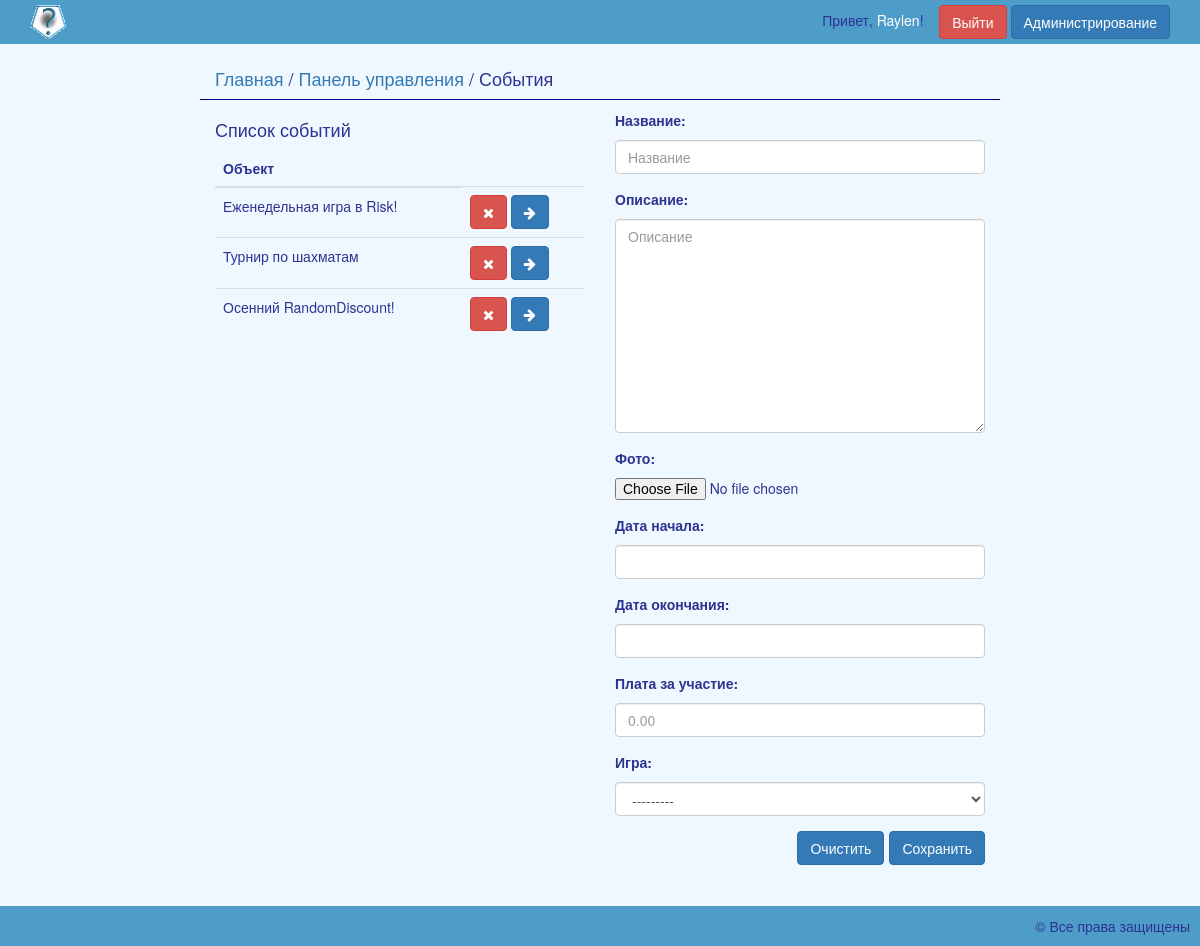
/admin/events/list/ (signed in), run on the app's committed database.
### content_app/models.py (models this page shows, shortened)
class Event(models.Model):
    name = models.CharField(verbose_name='Название', max_length=100)
    description = models.CharField(verbose_name='Описание', max_length=500, blank=True, null=True)
    photo = models.ImageField(verbose_name='Фото', upload_to='img/', blank=True, null=True)
    date_start = models.DateField(verbose_name='Дата начала')
    date_end = models.DateField(verbose_name='Дата окончания')
    price = models.FloatField(verbose_name='Плата за участие', blank=True, null=True)
    game = models.ForeignKey(BoardGame, verbose_name='Игра', blank=True, null=True)

### admin_app/views.py (the view)
# urls.py: url(r'^admin/events/list/$', admin_events_list, name='admin_events_list'),
@user_passes_test(lambda u: u.is_superuser)
def admin_events_list(request):
    events = Event.objects.all()
    form = EventForm()
    return render(request, 'admin_events_list.html', {'entries_list': events,
                                                      'form': form,
                                                      'title': 'Список событий'})

### content_app/models.py (called while the page is built)
    def __str__(self):
        return self.name

### templates/admin_events_list.html (shortened to what this page needs)
{% extends 'base.html' %}
{% load staticfiles %}
{% block content %}
    <div class="main-content">
        <div class="col-md-12">
            <div class="row">
                <div class="col-md-8 col-md-offset-2">
                    <div class="row bottom-border">
                        <div class="col-md-12 top-padding-15">
                            <span class="pull-left">
                                <h4><a href="{% url 'main' %}">Главная</a> / <a href="{% url 'admin' %}">Панель управления</a> / События</h4>
                            </span>
                        </div>
                    </div>
                    <div class="row">
                        <div class="col-md-6" id="events_list">
                            {% include 'inc-admin_object_list.html' %}
                        </div>
                        <div class="col-md-6">
                            <form id="event_form" method="post" role="form" name="event_form" novalidate>
                                <fieldset>
                                    <div id="form_anchor">
                                        {% include 'inc-admin_object_create_form.html' %}
                                    </div>
                                </fieldset>
                            </form>
                            <div class="btn-toolbar pull-right">
                                <button class="btn btn-primary btn-o" onclick="reset_form()" id="form_reset">
                                    Очистить
                                </button>
                                <button class="btn btn-primary pull-right" onclick="send_data()">
                                    Сохранить
                                </button>
                            </div>
                        </div>
                    </div>
                </div>
            </div>
        </div>
    </div>
{% endblock %}

### templates/top-navbar.html
{% load staticfiles %}
<div class="col-sm-12 top-navbar">
    <a href="{% url 'main' %}"><img src="{% static 'img/bar_logo_small.gif' %}" height="34" /></a>
    <div class="pull-right">
    {% if request.user.is_anonymous %}
        {% include 'inc-login_form.html' %}
        Привет, незнакомец!&nbsp;&nbsp;&nbsp;
        <a class="btn btn-wide btn-success" data-toggle="modal" data-target="#login_modal">
            Войти
        </a>
        <a href="{% url 'registration' %}" class="btn btn-primary">
            Регистрация
        </a>
    {% else %}
        Привет, <a href="{% url 'user_view' %}" class="white-text">{{ request.user.username }}</a>!&nbsp;&nbsp;&nbsp;
        <a href="{% url 'logout' %}" class="btn btn-wide btn-danger">
            Выйти
        </a>
        {% if request.user.is_superuser %}
            <a href="{% url 'admin' %}" class="btn btn-wide btn-primary">
                Администрирование
            </a>
        {% endif %}
    {% endif %}
    </div>
</div>

### templates/inc-admin_object_list.html
<h4>{{ title }}</h4>
<div class="row">
    <div class="col-md-12">
        <table class="table">
            <thead>
                <tr>
                    <th>Объект</th>
                </tr>
            </thead>
            <tbody>
            {% for entry in entries_list %}
                <tr>
                    <td>
                        {{ entry.name }}
                    </td>
                    <td>
                        <a onclick="show_delete_modal({{ entry.id }})" class="btn btn-danger">
                            <i class="fa fa-times"></i>
                        </a>
                        <a onclick="fill_form({{ entry.id }})" class="btn btn-primary">
                            <i class="fa fa-arrow-right"></i>
                        </a>
                    </td>
                </tr>
            {% endfor %}
            </tbody>
        </table>
    </div>
</div>

### static/css/style.css (style rules this page uses)
html { height: 100%; }
body { background-color: aliceblue; height: 100%; display: flex; flex-direction: column; color: #2C3390; }
.top-navbar { background-color: #4E9DC9; padding: 5px 30px; }
.top-padding-15 { padding-top: 15px; }
.bottom-border { border-bottom: 1px solid darkblue; margin-bottom: 10px; }
.white-text { color: #ffffff; }

### data on the page
Event: name "Еженедельная игра в Risk!"
Event: name "Турнир по шахматам"
Event: name "Осенний RandomDiscount!"

### other printed values
{{ request.user.username }} "Raylen"
{{ title }} "Список событий"
{{ field.label_tag }} "Название:" "Описание:" "Фото:" "Дата начала:" "Дата окончания:" "Плата за участие:" "Игра:"
